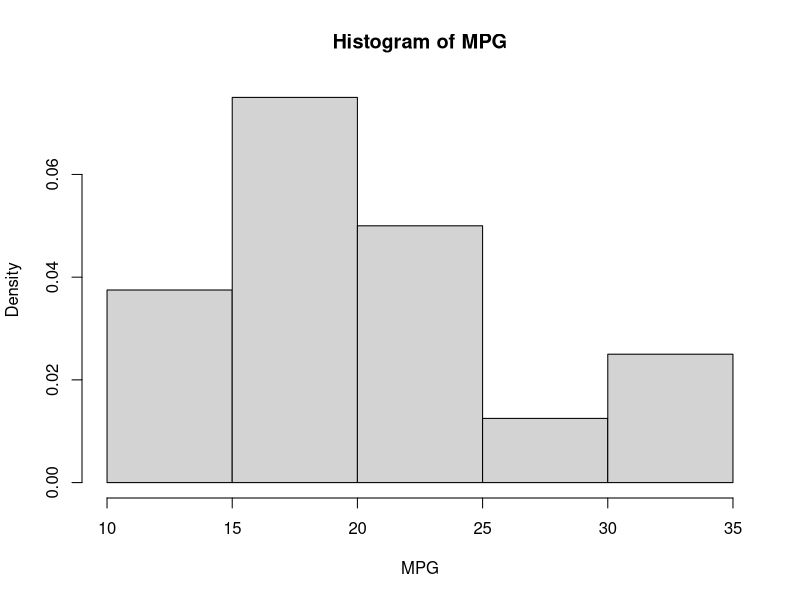
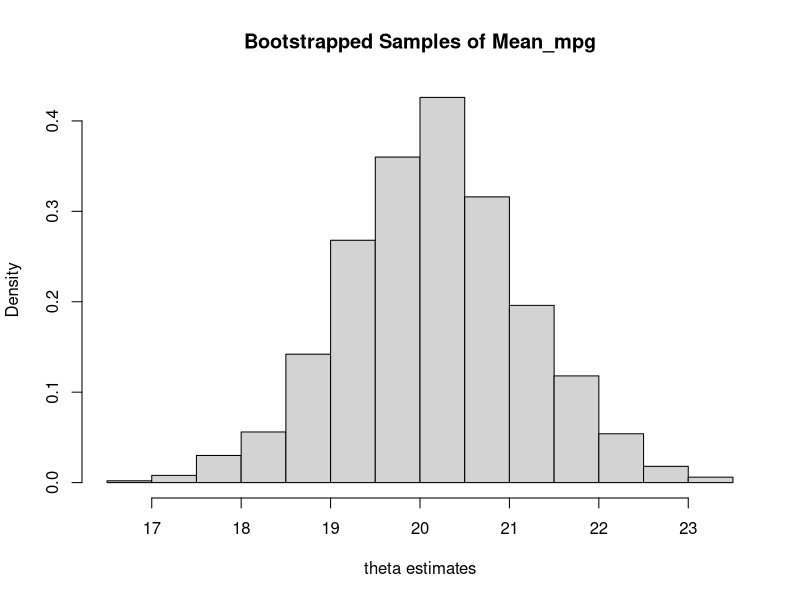
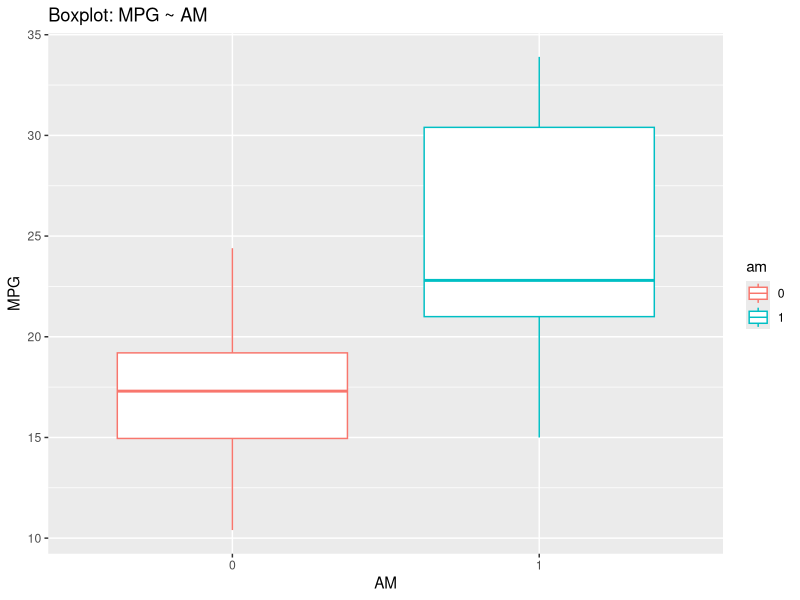
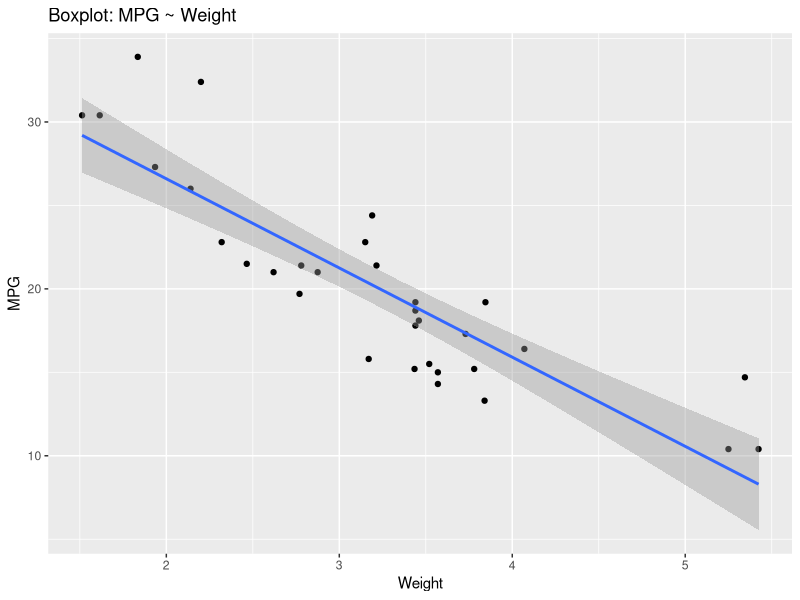
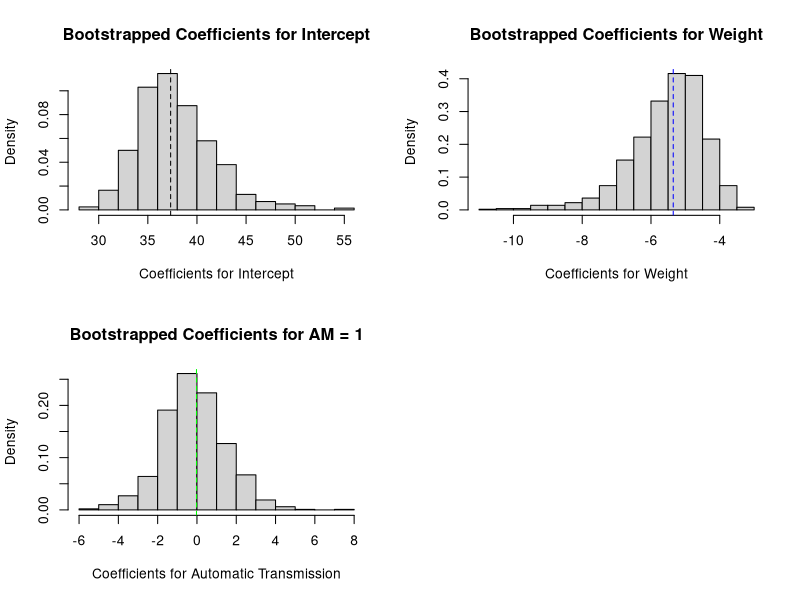

The R source for these figures, in order:
## ---- chunk 1
data("mtcars")
mpg = mtcars$mpg
n = length(mpg)
hist(x = mpg, probability = TRUE, xlab = "MPG", main = "Histogram of MPG")

## ---- chunk 2
B = 1000
results = numeric(B)
for(b in 1:B){
  i = sample(x = 1:n, size = n, replace = TRUE)
  bootSample = mpg[i]
  thetaHat = mean(bootSample)
  results[b] = thetaHat
}

hist(x = results, probability = TRUE, 
     main = "Bootstrapped Samples of Mean_mpg",
     xlab = "theta estimates")


## ---- chunk 3
library(ggplot2, quietly = TRUE) ## for graphics
mtcars$am <- as.factor(mtcars$am)
fit = lm(formula = mpg ~ wt + am, data = mtcars)
data.frame(coefficients = coefficients(fit), CI = confint(fit), check.names = FALSE)
## ---- chunk 4
qplot(x = as.factor(am), y = mpg, data = mtcars, geom = "boxplot",
      main = "Boxplot: MPG ~ AM", ylab = "MPG", xlab = "AM",
      colour = am)
## ---- chunk 5
qplot(x = wt, y = mpg, data = mtcars, geom = c("point", "smooth"),
      main = "Boxplot: MPG ~ Weight", ylab = "MPG", xlab = "Weight",
      method = "lm", formula = y~x)

## ---- chunk 6

## save coefficients
beta_int = coefficients(fit)[1]
beta_wt = coefficients(fit)[2]
beta_am = coefficients(fit)[3]

n = dim(mtcars)[1] ## number of obs in data
B = 1000 ## number of bootstrap samples

results = matrix(data = NA, nrow = B, ncol = 3, 
                 dimnames = list(NULL, c("Intercept", "wt", "am")))

## begin bootstrap for-loop
for(b in 1:B){
  i = sample(x = 1:n, size = n, replace = TRUE) ## sample indices
  temp = mtcars[i,] ## temp data set
  temp_model =  lm(formula = mpg ~ wt + am, data = temp) ## train model
  coeff = matrix(data = coefficients(temp_model), ncol = 3) ## get coefficients
  results[b,] = coeff ## save coefficients in matrix
}

## ---- chunk 7

results <- data.frame(results, check.names = FALSE)

summary(results) ## take a look at the samples

boot_int = results[,"Intercept"]
boot_wt = results[,"wt"]
boot_am = results[,"am"]

## ---- chunk 8
par(mfrow = c(2,2))
hist(boot_int, main = "Bootstrapped Coefficients for Intercept",
     xlab = "Coefficients for Intercept", probability = TRUE)
abline(v = coefficients(fit)[1], col = "black", lty=2)


hist(boot_wt, main = "Bootstrapped Coefficients for Weight",
     xlab = "Coefficients for Weight", probability = TRUE)
abline(v = coefficients(fit)[2], col = "blue", lty=2)


hist(boot_am, main = "Bootstrapped Coefficients for AM = 1",
     xlab = "Coefficients for Automatic Transmission", probability = TRUE)
abline(v = coefficients(fit)[3], col = "green", lty=2)



## ---- chunk 9
bias_int = mean(boot_int - beta_int)
print(bias_int)

bias_wt = mean(boot_wt - beta_wt)
print(bias_wt)

bias_am = mean(boot_am - beta_am)
print(bias_am)
## ---- chunk 10
## incorportate our bias into the coefficients
## we now have bias corrected coefficients

intercept = beta_int - bias_int
print(intercept)

wt = beta_wt - bias_wt
print(wt)

am = beta_am - bias_am
print(am)



